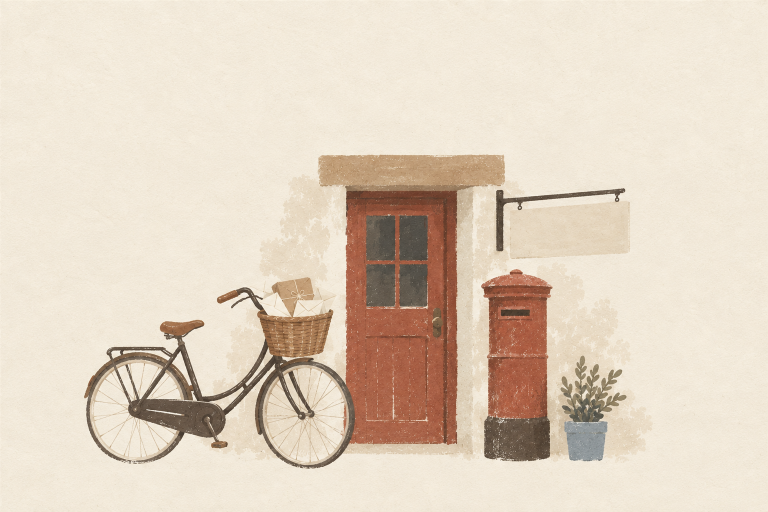
#> input picture scene/cover.raw.png, 1536 x 1024 px (shown at 1/2 size); its folder holds only this picture in this run
$ python -i scene.py   (imports and definitions only)
#> lines starting #> are read from the running program, lines starting #| are printed output that depends on the picture; after the words box and inside, x2 and y2 are one past the last pixel; in counts of white or black regions, pixels touching at a corner belong together
"""The loading screen's picture: the door of a small post office, drawn the way a quiet literary-magazine illustration is
(flat matte colour with dry, grainy edges on cream paper, lots of empty paper, faceless figures): a bicycle leaning by a
red door with a hanging sign, an old pillar box, a pot plant, and a calico cat that changes pose; behind the door, the
lit room it swings open onto.

codex draws four pictures once, from the reference pictures the user picked (scene/ref-*.png, local only):
  cover  the door, the bicycle, the pillar box and the plant, without the cat
  cat    the same cat in three poses side by side, and a small envelope
  room   the inside: the stamp cabinet, counter and clock of ref-room-5 with the clerk of ref-room-1 behind the counter
  leaf   the door's leaf once more, in the light it stands in when open (turned from the day, the room's lamp raking
         across it): the page fades to it as the door swings, so the door isn't one picture turning like a card
Here the cover is cropped to what's drawn, the cat sheet is cut out of its paper into one picture per pose and the
envelope, the room is cut to the doorway's shape, and the door's leaf is cut out of the cover with its glass as holes
(the room shows through them). Where things are in the cover (the door, the sign, the slot, the basket, the
handlebar, where the cat sits) is measured by hand into SPOTS, and everything goes into scene/index.json for
web/loader.js.

  python dailystamp.py scene [cover|cat|room|leaf]   # draw them again (all, or the given ones)
  python dailystamp.py scene --rebuild          # cut them again from the raw drawings"""
from __future__ import annotations

import json
import os
import sys
import time

import numpy as np
from PIL import Image, ImageFilter
from scipy import ndimage

from .assetset import run_codex
from .library import ROOT

SCENE_DIR = os.path.join(ROOT, "scene")
STYLE_REF = os.path.join(SCENE_DIR, "ref-style.png")

STYLE = """The way it is drawn (the attached pictures show it: learn their drawing style, never add anything not asked for):
- a warm cream paper ground with a very faint paper grain, and a lot of empty paper
- flat matte shapes of colour, like gouache or a risograph print: slightly dry, soft, uneven edges and a fine grain
  inside the colour; almost no outlines, only a few fine dark strokes where needed
- a quiet, muted, earthy palette: off-white, sand, camel, warm brown, dark brown-black, brick red, a little faded
  grey-blue
- NO ground line, NO horizon, NO sky, NO background scenery: things simply rest on the empty paper
- calm, poetic, understated, like an illustration in a small literary magazine
- absolutely no letters, numbers, words or signature anywhere"""

# the room behind the door is drawn by the same hand, but it fills its picture: no empty paper round it
ROOM_STYLE = """The way it is drawn (the attached pictures show it: learn their drawing style, never add anything not asked for):
- flat matte shapes of colour, like gouache or a risograph print: slightly dry, soft, uneven edges and a fine grain
  inside the colour; almost no outlines, only a few fine dark strokes where needed
- a quiet, muted, earthy palette: off-white, sand, camel, warm brown, dark brown-black, brick red, a little faded
  grey-blue
- the room fills the whole picture edge to edge (its back wall and its floor; no empty paper margin, no door frame, no
  border), lit by one warm lamp: the wall a soft warm honey-sand, turning warm brown toward the floor and the corners
- calm, poetic, understated, like an illustration in a small literary magazine; the clerk is faceless
- absolutely no letters, numbers, words or signature anywhere (the clock has no numerals, the stamps are plain blocks
  of colour)"""

PARTS = {
    "cover": ("landscape, 1536x1024", ["ref-04.png", "ref-02.png"], """Redraw the FIRST attached picture (the bicycle by the red door) almost exactly as it is: the same
bicycle with its wicker basket of letters and a brown-paper parcel, the same red door with its window panes, the same
stone lintel above it, the same hanging sign on its iron bracket, the same patchy light wall around the door, the same
small plant in a grey-blue pot. Change only this:
- between the door and the pot plant, stand an old round red pillar post box like the one in the SECOND attached
  picture (its domed cap, its letter slot facing us, its dark base), a little shorter than the door
- make the hanging sign board bigger: about as wide as the door, plain cream and completely blank
- no cat, no people
Composition: everything sits in the lower 55% of the picture, the group centred left to right with empty paper on both
sides; the top 45% is empty paper."""),
    "cat": ("landscape, 1536x1024", ["ref-06.png"], """The small calico cat from the FIRST attached picture (white with orange-brown and dark patches), drawn
three times side by side in a row, well apart from each other, all at the same scale, all facing the same way, each
resting on the empty paper with no shadow:
1. sitting upright, looking up
2. sitting, licking one raised front paw
3. lying curled up asleep
and at the far right, well apart, one small closed white envelope lying flat, seen from the front, with a tiny brick-red
stamp in its corner.
Nothing else in the picture."""),
    "room": ("portrait, 1024x1536", ["ref-room-5.png", "ref-room-1.png", "cover.raw.png"], """The inside of the small post
office whose front door is the THIRD attached picture, seen at eye height straight through that open door.
Redraw the FIRST attached picture almost exactly as it is: the same glass-fronted wooden cabinet with its rows of stamps,
the same wooden counter with the small brass bell, the ink pad and the rubber stamp on it, the same round clock with no
numerals, the same brick-red pendant lamp, the same plants, the same rug and floor. Add only this:
- the clerk from the SECOND attached picture (faceless, dark hair tied back, white shirt, dark brown apron) stands
  behind the counter in front of the cabinet, seen from the waist up (the counter hides the rest), both hands on the
  counter sorting a letter
Composition: the picture will be shown cropped to a tall narrow doorway whose left quarter is hidden by the open door,
so the clerk and the middle of the counter sit between 45% and 75% of the picture's width, and everything that
matters stays between 15% and 90% of its height."""),
    # (its reference is made here from the cover: leaf_ref())
    "leaf": ("portrait, 1024x1536", ["_work/leaf.ref.png"], """The FIRST attached picture is a red wooden door leaf taken off
its wall and laid flat on the paper: four glass panes above, a panel of planks below, a brass handle on the right. It is
lit evenly from the front, its glass dark.
Redraw it EXACTLY as it is: the same place and the same size in the picture, the same outline, the panes, the glazing
bars, the panel, the planks and the handle exactly where they are, the same paint with its worn white specks and
scratches. Change ONLY the light that falls on it:
- the door now stands open into a lit room, turned away from the daylight: its whole face is in soft shadow, a deeper,
  duller, browner red, about a third darker than in the first picture
- warm lamp light from the room falls across the face from the RIGHT, at a low raking angle: a warm glowing orange-red
  band down the right edge (the side of the handle), fading smoothly into the deepest shadow at the left edge
- the raking light shows the relief: the raised frame casts a narrow soft shadow onto the sunken panel and onto the
  glass along their right-hand edges; the left-hand edges of the sunken panel, of the grooves between the planks and
  of the glazing bars catch a thin warm light; the handle casts a short soft shadow to its left
- the four panes are clear old glass seen at a slant, unlit: a dark warm grey-brown, each crossed by one or two soft
  pale diagonal streaks of reflected light
Nothing else: no wall, no door frame, no floor, no shadow on the paper, only the door leaf on the empty cream paper."""),
}
STYLES = {"room": ROOM_STYLE}

PROMPT = """Use your image generation tool to draw one picture, {size}.
{subject}
{style}
Save the PNG as "{out}" (overwrite if it exists), then reply with exactly one line: DONE
"""

# where things are in the raw cover (px of the 1536x1024 drawing), measured by hand; index.json gets them as fractions
# of the cropped picture. Boxes are [x, y, w, h]; the sign is its board's four corners (top left, top right, bottom
# right, bottom left: it hangs a little askew, and the type on it follows); the slot is [x, y, w] (the line a letter
# vanishes at), the bell a point, the cat [x of its middle, y of its feet, height of the sitting pose]: it sits left of
# the bicycle, a little larger than life so it can be tapped on a phone.
SPOTS_RAW = {
    "door": [691, 404, 224, 486],
    "sign": [[1021, 421], [1257, 403], [1258, 506], [1022, 516]],
    "slot": [1003, 623, 52],
    "box": [966, 537, 137, 380],
    "basket": [515, 560, 150, 152],
    "bell": [482, 590],
    "cat": [128, 926, 178],
    "glass": [726, 425, 136, 194],                         # the door's four panes, with a little frame round them
    # the leaf alone, inside its frame: the frame's top band above it and its right post (past the dark gap at the
    # latch side) stay on the wall when it swings; on the left the leaf meets the wall itself; the doorstep lies below
    "leaf": [692, 396, 197, 489],
    "wheel": [684, 757, 28, 131],                          # the part of the bicycle's front wheel that is over the leaf
}
# the door's paint ends in a ragged edge a little left of the hinge line and below the leaf's foot: the leaf's face
# carries LEAF_PAD px of it on the left and LEAF_FOOT below
LEAF_PAD, LEAF_FOOT = 8, 3
WHEEL = (590, 832, 120)                                    # the front wheel: its middle, the tyre's outer radius (fitted)
# the leaf is drawn again by codex from a reference made here: the leaf LEAF_K times as large, at LEAF_AT on the paper
LEAF_K, LEAF_AT = 2.8, (236, 83)


# the room is cut to the leaf's shape, full height, placed so ROOM_X (the middle of the counter and the clerk, px of the
# raw drawing, measured by hand) sits 62% across it: the open door hides about the opening's left quarter
ROOM_X = 500
ROOM_W = 480                                               # a phone's doorway is ~222 device px wide, a desktop's ~195 css


def raw_path(key: str) -> str:
    return os.path.join(SCENE_DIR, f"{key}.raw.png")


# [14 lines left out: function draw, not called in this run]


# ---- cutting

def paper_of(a: np.ndarray) -> np.ndarray:
    """The paper's colour: the median of the picture's edges."""
    edge = np.concatenate([a[:8].reshape(-1, 3), a[-8:].reshape(-1, 3), a[:, :8].reshape(-1, 3), a[:, -8:].reshape(-1, 3)])
    return np.median(edge, axis=0)


def ink_of(a: np.ndarray, paper: np.ndarray) -> np.ndarray:
    """How far each pixel is from the paper (0 = paper, 1 = surely drawn), a soft step over the paper's grain."""
    d = np.sqrt(((a.astype(np.float32) - paper) ** 2).sum(-1))
    d = ndimage.gaussian_filter(d, 1.2)
    return np.clip((d - 9) / 14, 0, 1)


def cover(raw: Image.Image):
    """The cover cropped to what's drawn (and the spot where the cat will sit), its paper colour and the crop box."""
    a = np.asarray(raw.convert("RGB"))
    paper = paper_of(a)
    ink = ink_of(a, paper) > 0.5
    ink = ndimage.binary_opening(ink, iterations=2)
    ys, xs = np.nonzero(ink)
    h, w = ink.shape
    cx, cy, ch = SPOTS_RAW["cat"]
    x0, x1 = min(xs.min(), cx - ch * 0.6), max(xs.max(), cx + ch * 0.6)
    y0, y1 = min(ys.min(), cy - ch), max(ys.max(), cy)
    m = int(min(w, h) * 0.16)                              # room for the page to fade the paper's grain away
    box = (int(x0 - m), int(y0 - m), int(x1 + m + 1), int(y1 + m + 1))
    # where that runs past the drawing (the cat sits near its left edge), the paper goes on in its plain colour
    canvas = Image.new("RGB", (box[2] - box[0], box[3] - box[1]), tuple(int(v) for v in paper))
    canvas.paste(raw.convert("RGB"), (-box[0], -box[1]))
    pic = canvas
    content = (x0, y0, x1, y1)                             # what's drawn, which a narrow screen must keep whole
    return pic, paper_of(np.asarray(pic)), box, content    # the page takes the paper as it is round the crop


def spots(box, content) -> dict:
    """SPOTS_RAW (and the drawn part, as a box) as fractions of the cropped cover."""
    x0, y0, x1, y1 = box
    W, H = x1 - x0, y1 - y0
    fx, fy = (lambda v: round((v - x0) / W, 4)), (lambda v: round((v - y0) / H, 4))
    a, b, c, d = content
    out = {"content": [fx(a), fy(b), round((c - a) / W, 4), round((d - b) / H, 4)]}
    for k, v in SPOTS_RAW.items():
        if k == "sign":
            out[k] = [[fx(x), fy(y)] for x, y in v]
        elif k == "slot":
            out[k] = [fx(v[0]), fy(v[1]), round(v[2] / W, 4)]
        elif k == "bell":
            out[k] = [fx(v[0]), fy(v[1])]
        elif k == "cat":
            out[k] = [fx(v[0]), fy(v[1]), round(v[2] / H, 4)]
        else:
            out[k] = [fx(v[0]), fy(v[1]), round(v[2] / W, 4), round(v[3] / H, 4)]
    return out


def glass(raw: Image.Image, plain: bool = False):
    """The door's glass as a mask (white, its alpha the glass): the dark grey panes in the "glass" box, their painted
    edges kept. When the post office opens, the page lights them from inside through it; the paint's own light and
    dark strokes go into the alpha, so the lit glass keeps the brush. (plain: only which pixels are glass)"""
    x, y, w, h = SPOTS_RAW["glass"]
    a = np.asarray(raw.convert("RGB"))[y:y + h, x:x + w].astype(np.float32)
    mx, mn = a.max(-1), a.min(-1)
    pane = (mx < 125) & (mx - mn < 45)                     # dark and grey: the red wood between the panes is neither
    pane = ndimage.binary_fill_holes(ndimage.binary_closing(pane, iterations=2))
    pane = ndimage.binary_opening(pane, iterations=1)
    if plain:
        return pane
    lum = a.mean(-1)
    tex = np.clip(0.94 + (lum - lum[pane].mean()) / 80, 0.8, 1)
    alpha = np.clip(ndimage.gaussian_filter(pane.astype(np.float32), 0.7), 0, 1) * tex
    rgba = np.dstack([np.full((h, w, 3), 255, np.uint8), (alpha * 255).round().astype(np.uint8)])
    return Image.fromarray(rgba, "RGBA")


def leaf(raw: Image.Image):
    """The door's leaf cut out of the cover so that it can swing: (the cover without what swings, the leaf's face, its
    dark panes, the wheel that stays in front).
    - the face is the "leaf" box with LEAF_PAD px left of it and LEAF_FOOT below, RGBA: the door's paint up to its
      ragged edges, the glass cut out as holes (what is behind the door shows through them), and the bicycle's wheel,
      which leans over its hinge side, painted out with the door's own paint mirrored from just right of it
    - the panes are the glass as painted (dark: the lamps are off), a little larger than the holes they back
    - the wheel ("wheel" box) is what's inside the tyre's circle and isn't door: it stays put in front of the door
    - in the cover, the door's paint outside the leaf's box is painted out with the wall and the step: it goes with
      the door"""
    a = np.asarray(raw.convert("RGB")).copy()
#> a is the input picture: shape (1024, 1536, 3); mean R, G, B 225, 210.3, 192.9
    lx, ly, lw, lh = SPOTS_RAW["leaf"]
    X0, W, H = lx - LEAF_PAD, lw + LEAF_PAD, lh + LEAF_FOOT
    yy, xx = np.mgrid[ly:ly + H, X0:X0 + W]
    c = a[ly:ly + H, X0:X0 + W].copy()
    red = (c[..., 0].astype(np.int16) - c[..., 1]) >= 38    # the door's paint; wall, step, tyre and spokes aren't
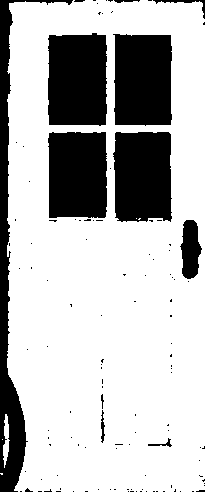
#> red: shape (492, 205) bool; 72.9% white; 119 black regions (108 under 20 px), largest, box (x1, y1, x2, y2) and area: (0, 0, 73, 492) 5630, (48, 33, 107, 126) 5207, (113, 34, 172, 126) 5075
    wx, wy, wr = WHEEL
    inwheel = (xx - wx) ** 2 + (yy - wy) ** 2 <= wr ** 2
    wheel = inwheel & ~red
#> wheel: shape (492, 205) bool; 2.3% white; 1 white region, box (x1, y1, x2, y2) and area: (0, 362, 26, 492) 2282
    # the paint's left edge, row by row: the first red pixel with wall just left of it; under the wheel, from the rows round it
    edge = np.full(H, np.nan)
    for r in range(H):
        run = np.flatnonzero(red[r, :LEAF_PAD + 8])
        if len(run) and run[0] > 0 and not inwheel[r, run[0] - 1] and c[r, run[0] - 1].min() > 150:
            edge[r] = run[0]
#> this loop made 492 passes
#> run on passes 3 to 5: [14, 15], [9, 10, 11, 12, 13, 14, 15], [9, 10, 11, 12, 13, 14, 15]
    ok = ~np.isnan(edge)
    edge = np.interp(np.arange(H), np.flatnonzero(ok), ndimage.median_filter(edge[ok], 5, mode="nearest")).round()
#> edge = 492 values, max 10 at index 49, min 7 at index 98, mean 8.34
    box = (xx >= lx) & (yy < ly + lh)
    whole = (xx >= lx - 1) & (yy < ly + lh)                # (a pixel more: scaled, the face's edge is soft, and the room showed at the hinge)
    door = whole | (((xx - X0) >= edge[:, None]) & (yy < ly + lh)) | (red & ~box)     # outside the box, only what is painted red
#> door: shape (492, 205) bool; 96.6% white; 27 black regions (26 under 20 px), largest, box (x1, y1, x2, y2) and area: (0, 0, 18, 492) 3317
    # the face: whole from the hinge line on (where the paint ends right of it, it goes on, mirrored in its edge), the
    # wheel painted out (mirrored from just right of it), the glass cut out
    face = c.copy()
    out = ndimage.binary_dilation(wheel, iterations=3) & door & (yy < ly + lh)
#> out: shape (492, 205) bool; 2.1% white; 3 white regions (2 under 20 px), largest, box (x1, y1, x2, y2) and area: (3, 367, 29, 489) 2107
    for r in np.flatnonzero(out.any(1)):
        run = np.flatnonzero(out[r])
        b = run.max() + 1
        face[r, run] = c[r, np.clip(2 * b - 1 - run, b, W - 1)]
#> this loop made 122 passes
#> (run, b) on passes 1 to 8: ([7], 8), ([7], 8), ([7, 8], 9), ([7, 8, 9], 10), ([7, 8, 9], 10), ([7, 8, 9, 10], 11), ([7, 8, 9, 10], 11), ([7, 8, 9, 10], 11)
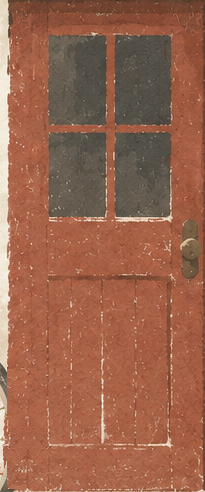
#> face: shape (492, 205, 3); mean R, G, B 152.3, 99.4, 77.1
    for r in np.flatnonzero(edge[:lh] >= LEAF_PAD - 2):
        e = int(edge[r]) + 3                               # past the edge's own soft pixels
        run = np.arange(min(LEAF_PAD - 1, int(edge[r])), e)
        face[r, run] = face[r, 2 * e - 1 - run]
#> this loop made 489 passes
#> (e, run) on passes 1 to 3: (12, [7, 8, 9, 10, 11]), (12, [7, 8, 9, 10, 11]), (12, [7, 8, 9, 10, 11])
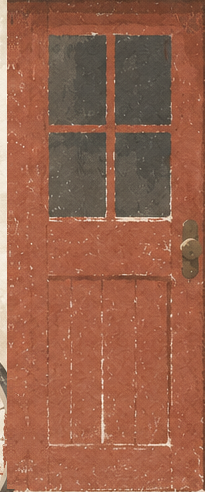
#> face: shape (492, 205, 3); 2.09% of pixels changed, all inside (x1, y1, x2, y2) = (7, 0, 13, 489)
    gx, gy, gw, gh = SPOTS_RAW["glass"]
    pane = np.zeros((H, W), bool)
    pane[gy - ly:gy - ly + gh, gx - X0:gx - X0 + gw] = glass(raw, plain=True)
#> in glass, `mx, mn = a.max(-1), a.min(-1)`:
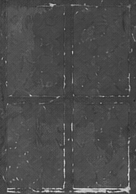
#> mn: shape (194, 136) float32; min 34, max 222, mean 75.8
#> pane: shape (492, 205) bool; 19.3% white; 4 white regions, box (x1, y1, x2, y2) and area: (48, 35, 107, 125) 5089, (115, 35, 171, 125) 5005, (49, 132, 106, 217) 4763, (115, 132, 171, 217) 4623
    soft = lambda m, s=0.7: np.clip(ndimage.gaussian_filter(m.astype(np.float32), s), 0, 1)
    alpha = np.maximum(soft(door, 0.5), whole) * (1 - soft(pane))
    rgba = lambda rgb, al: Image.fromarray(np.dstack([rgb, (np.clip(al, 0, 1) * 255).round().astype(np.uint8)]), "RGBA")
    back = soft(ndimage.binary_dilation(pane, iterations=2))[gy - ly:gy - ly + gh, gx - X0:gx - X0 + gw]
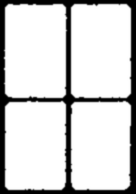
#> back: shape (194, 136) float32; min 0, max 1, mean 0.824
    panes = rgba(a[gy:gy + gh, gx:gx + gw], back)
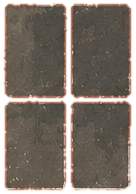
#> panes: PIL image 136x194 RGBA; mean R, G, B, A 111.4, 89.9, 75.8, 210.2; transparent parts drawn white
    # the wheel: its own colours to its very edge (where the painting mixed the door's red into it, the nearest that isn't)
    sx, sy, sw, sh = SPOTS_RAW["wheel"]
    part = (slice(sy - ly, sy - ly + sh), slice(sx - X0, sx - X0 + sw))
    near = ndimage.distance_transform_edt(~ndimage.binary_erosion(wheel, iterations=1), return_indices=True)[1]
    front = rgba(np.where(wheel[..., None], c, c[near[0], near[1]])[part], soft(wheel, 0.6)[part])
    # the cover: the paint outside the box goes with the door. Behind it on the left is the wall (mirrored from just
    # left of the edge; where that is the wheel, from the wall higher up), below it the step (from a little lower)
    inside = lambda x, y: (x - wx) ** 2 + (y - wy) ** 2 <= wr ** 2
    wall = a[ly + 170:ly + 320, X0 - 2 * LEAF_PAD:X0].copy()              # clean wall left of the door, above the wheel
    away = ndimage.binary_dilation(door & ~box, iterations=1) & ~box & ~wheel
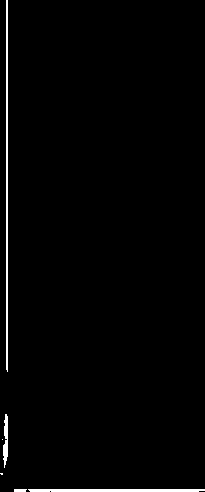
#> away: shape (492, 205) bool; 1.5% white; 6 white regions (2 under 20 px), largest, box (x1, y1, x2, y2) and area: (6, 0, 8, 372) 742, (28, 489, 205, 492) 521, (3, 414, 8, 468) 187, (14, 489, 27, 492) 37
    for r, x in zip(*np.nonzero(away)):
        if r >= lh:
            src = (ly + r + LEAF_FOOT + 2, X0 + x)
            a[ly + r, X0 + x] = a[src[0], src[1] + 30] if inside(src[1], src[0]) else a[src]
            continue
        src = X0 + int(2 * min(edge[r], x) - 1 - x)                       # mirrored in the edge, in the cover's columns
        a[ly + r, X0 + x] = wall[r % wall.shape[0], (x * 3 + r) % wall.shape[1]] if inside(src, ly + r) else a[ly + r, src]
#> this loop made 1493 passes
#> a: shape (1024, 1536, 3)
#> (the rest of the program and of its run is left out)
